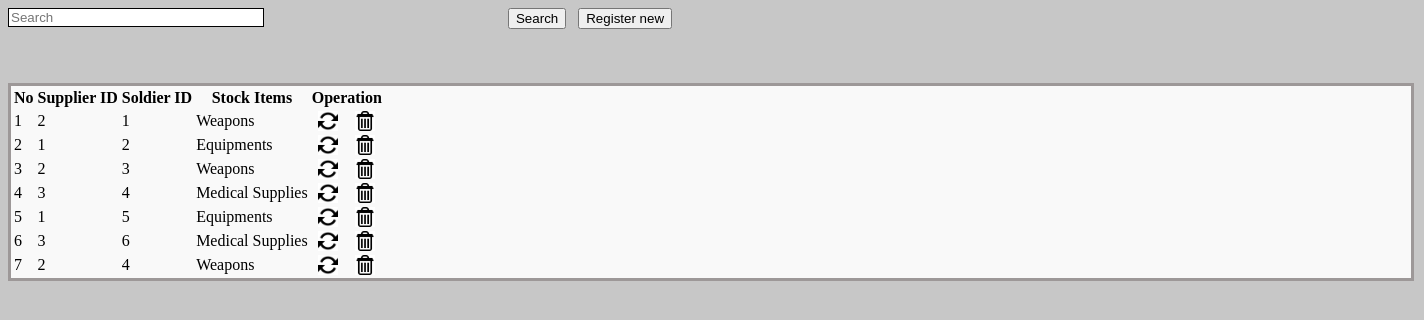
Screenshot of /View_Requisitions.php with the database file from the repository.
### tables this page shows
CREATE TABLE `req_tbl` (
  `req_id` int(10) UNSIGNED NOT NULL,
  `sup_id` int(10) NOT NULL,
  `sol_id` int(10) NOT NULL,
  `req_name` varchar(100) NOT NULL
);

### View_Requisitions.php (the view, shortened to what this page needs)
<!DOCTYPE html PUBLIC "-//W3C//DTD XHTML 1.0 Transitional//EN" "http://www.w3.org/TR/xhtml1/DTD/xhtml1-transitional.dtd">
<html xmlns="http://www.w3.org/1999/xhtml">
<head>
<link rel="stylesheet" type="text/css" href="css/style_view.css" />
</head>
<body>
<div class="btn_pos">
        <form method="post">
            <input type="text" name="searchtxt" class="input_box_pos form-control" placeholder="Search" />
            <div class="btn_pos_search">
            <input type="submit" class="btn btn-primary btn-large" value="Search"/>&nbsp;&nbsp;
            <a href="?tag=requisition_entry"><input type="button" class="btn btn-large btn-primary" value="Register new" name="butAdd"/></a>
            </div>
        </form>
    </div><br><br>
<br />
<div class="table_margin">
<table class="table table-bordered">
        <thead>
            <tr>
            <th style="text-align: center;">No</th>
            <th style="text-align: center;">Supplier ID</th>
            <th style="text-align: center;">Soldier ID</th>
            <th style="text-align: center;">Stock Items</th>
            <th style="text-align: center;" colspan="2">Operation</th>
            </tr>
        </thead>
         <?php
		 $key="";
	if($key !="")
		$sql_sel=mysqli_query($dbhandle, "SELECT * FROM req_tbl WHERE req_name  like '%$key%' ");
	else
        $sql_sel=mysqli_query($dbhandle, "SELECT * FROM req_tbl");
    $i=0;
    while($row=mysqli_fetch_array($sql_sel)){
    $i++;
    ?>
      <tr>
            <td><?php echo $i;?></td>
            <td><?php echo $row['sup_id'];?></td>
            <td><?php echo $row['sol_id'];?></td>
            <td><?php echo $row['req_name'];?></td>
            <td align="center"><a href="?tag=requisition_entry&opr=upd&rs_id=<?php echo $row['req_id'];?>" title="Upate"><img style="-webkit-box-shadow: 0px 0px 0px 0px rgba(50, 50, 50, 0.75);-moz-box-shadow:    0px 0px 0px 0px rgba(50, 50, 50, 0.75);box-shadow:         0px 0px 0px 0px rgba(50, 50, 50, 0.75);" src="picture/update.png" height="20" alt="Update" /></a></td>
            <td align="center"><a href="?tag=view_requisitions&opr=del&rs_id=<?php echo $row['req_id'];?>" title="Delete"><img style="-webkit-box-shadow: 0px 0px 0px 0px rgba(50, 50, 50, 0.75);-moz-box-shadow:    0px 0px 0px 0px rgba(50, 50, 50, 0.75);box-shadow:         0px 0px 0px 0px rgba(50, 50, 50, 0.75);" src="picture/delete.jpg" height="20" alt="Delete" /></a></td>
        </tr>
    <?php
    }
    ?>
</table>
</div>
</body>
</html>

### css/style_view.css (style rules this page uses)
body { background-color: #c7c7c7; }
.table_margin { background-color: #f9f9f9; }
.table_margin { width: 1400px; border: 3px solid #9d9898; }
.btn_pos { text-align: center; }
.input_box_pos { width: 250px; border: 1px solid black; float: left; }
.btn_pos { margin-right: 500px; }

### rows the page displays
req_tbl: sup "2", sol "1", req_name "Weapons"
req_tbl: sup "1", sol "2", req_name "Equipments"
req_tbl: sup "2", sol "3", req_name "Weapons"
req_tbl: sup "3", sol "4", req_name "Medical Supplies"
req_tbl: sup "1", sol "5", req_name "Equipments"
req_tbl: sup "3", sol "6", req_name "Medical Supplies"
req_tbl: sup "2", sol "4", req_name "Weapons"
